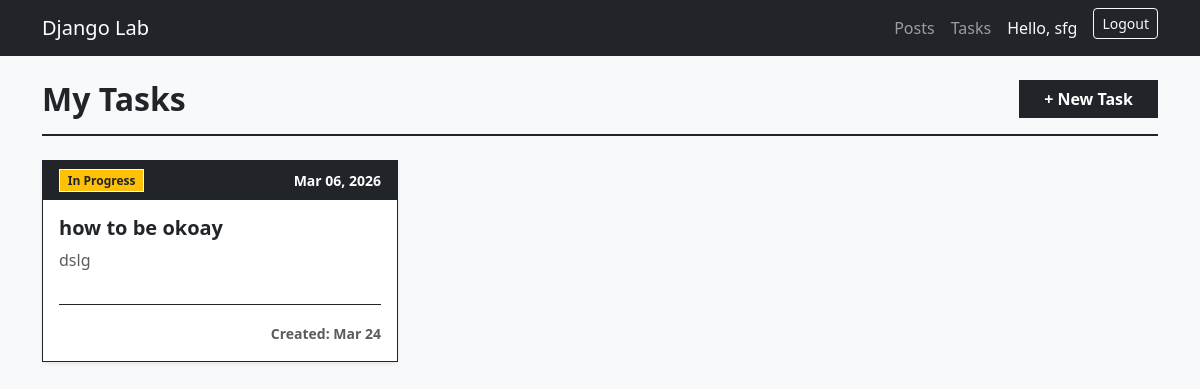
The page /tasks/ (signed in) on the database its author committed.
### blog/models.py (models this page shows, shortened)
class Task(models.Model):
    STATUS_CHOICES = [
        ('pending',     'Pending'),
        ('in_progress', 'In Progress'),
        ('done',        'Done'),
    ]
    title       = models.CharField(max_length=150)
    description = models.TextField(blank=True)
    status      = models.CharField(max_length=20, choices=STATUS_CHOICES, default='pending')
    owner       = models.ForeignKey(User, on_delete=models.CASCADE, related_name='tasks')
    due_date    = models.DateField(null=True, blank=True)
    created_at  = models.DateTimeField(auto_now_add=True)

### blog/views.py (the view)
# urls.py: path('tasks/',              views.task_list,     name='task_list'),
@login_required
def task_list(request):
    tasks = Task.objects.filter(owner=request.user).order_by('status')
    return render(request, 'blog/task_list.html', {'tasks': tasks})

### blog/templates/blog/task_list.html (shortened to what this page needs)
{% extends 'blog/base.html' %}
{% block content %}
<div class="d-flex justify-content-between align-items-center mb-4 border-bottom border-dark border-2 pb-3">
  <h2 class="fw-bold mb-0">My Tasks</h2>
  <a href="{% url 'task_form' %}" class="btn btn-dark fw-bold rounded-0 px-4">+ New Task</a>
</div>
{% if tasks %}
  <div class="row row-cols-1 row-cols-md-2 row-cols-lg-3 g-4">
    {% for task in tasks %}
      <div class="col">
        <div class="card h-100 border-dark shadow-sm rounded-0">
          <div class="card-header bg-dark text-white rounded-0 d-flex justify-content-between align-items-center border-bottom-0">
            <span class="badge
                {% if task.status == 'done' %}bg-success
                {% elif task.status == 'in_progress' %}bg-warning text-dark
                {% else %}bg-secondary{% endif %} rounded-0 border border-light">
              {{ task.get_status_display }}
            </span>
            {% if task.due_date %}
              <small class="fw-semibold"> {{ task.due_date|date:"M d, Y" }}</small>
            {% endif %}
          </div>
          <div class="card-body d-flex flex-column">
            <h5 class="card-title fw-bold text-dark">{{ task.title }}</h5>
            <p class="card-text flex-grow-1 text-muted">{{ task.description|default:"No description provided." }}</p>
            <div class="mt-3 pt-3 border-top border-dark border-1 text-end">
                <small class="text-muted fw-semibold">Created: {{ task.created_at|date:"M d" }}</small>
            </div>
          </div>
        </div>
      </div>
    {% endfor %}
  </div>
{% endif %}
{% endblock %}

### blog/templates/blog/base.html (shortened to what this page needs)
<!DOCTYPE html>
<html lang="en">
<head>
  <link href="https://cdn.jsdelivr.net/npm/bootstrap@5.3.0/dist/css/bootstrap.min.css" rel="stylesheet">
</head>
<body class="bg-light text-dark">
  <nav class="navbar navbar-expand-lg navbar-dark bg-dark">
    <div class="container">
      <a class="navbar-brand" href="{% url 'home' %}">Django Lab</a>
      <div class="navbar-nav ms-auto">
        <a class="nav-link" href="{% url 'post_list' %}">Posts</a>
        <a class="nav-link" href="{% url 'task_list' %}">Tasks</a>
        {% if user.is_authenticated %}
          <span class="nav-link text-light">Hello, {{ user.username }}</span>
          <form method="POST" action="{% url 'logout' %}" class="d-inline">
            <button type="submit" class="btn btn-sm btn-outline-light ms-2">Logout</button>
          </form>
        {% else %}
          <a class="nav-link" href="{% url 'login' %}">Login</a>
          <a class="nav-link" href="{% url 'register' %}">Register</a>
        {% endif %}
      </div>
    </div>
  </nav>
  <main class="container my-4">
    {% block content %}{% endblock %}
  </main>
</body>
</html>

### rows shown on the page
Task: status "In Progress", due_date "Mar 06, 2026", title "how to be okoay", description "dslg", created_at "Mar 24"

### other values the page prints
{{ user.username }} "sfg"
